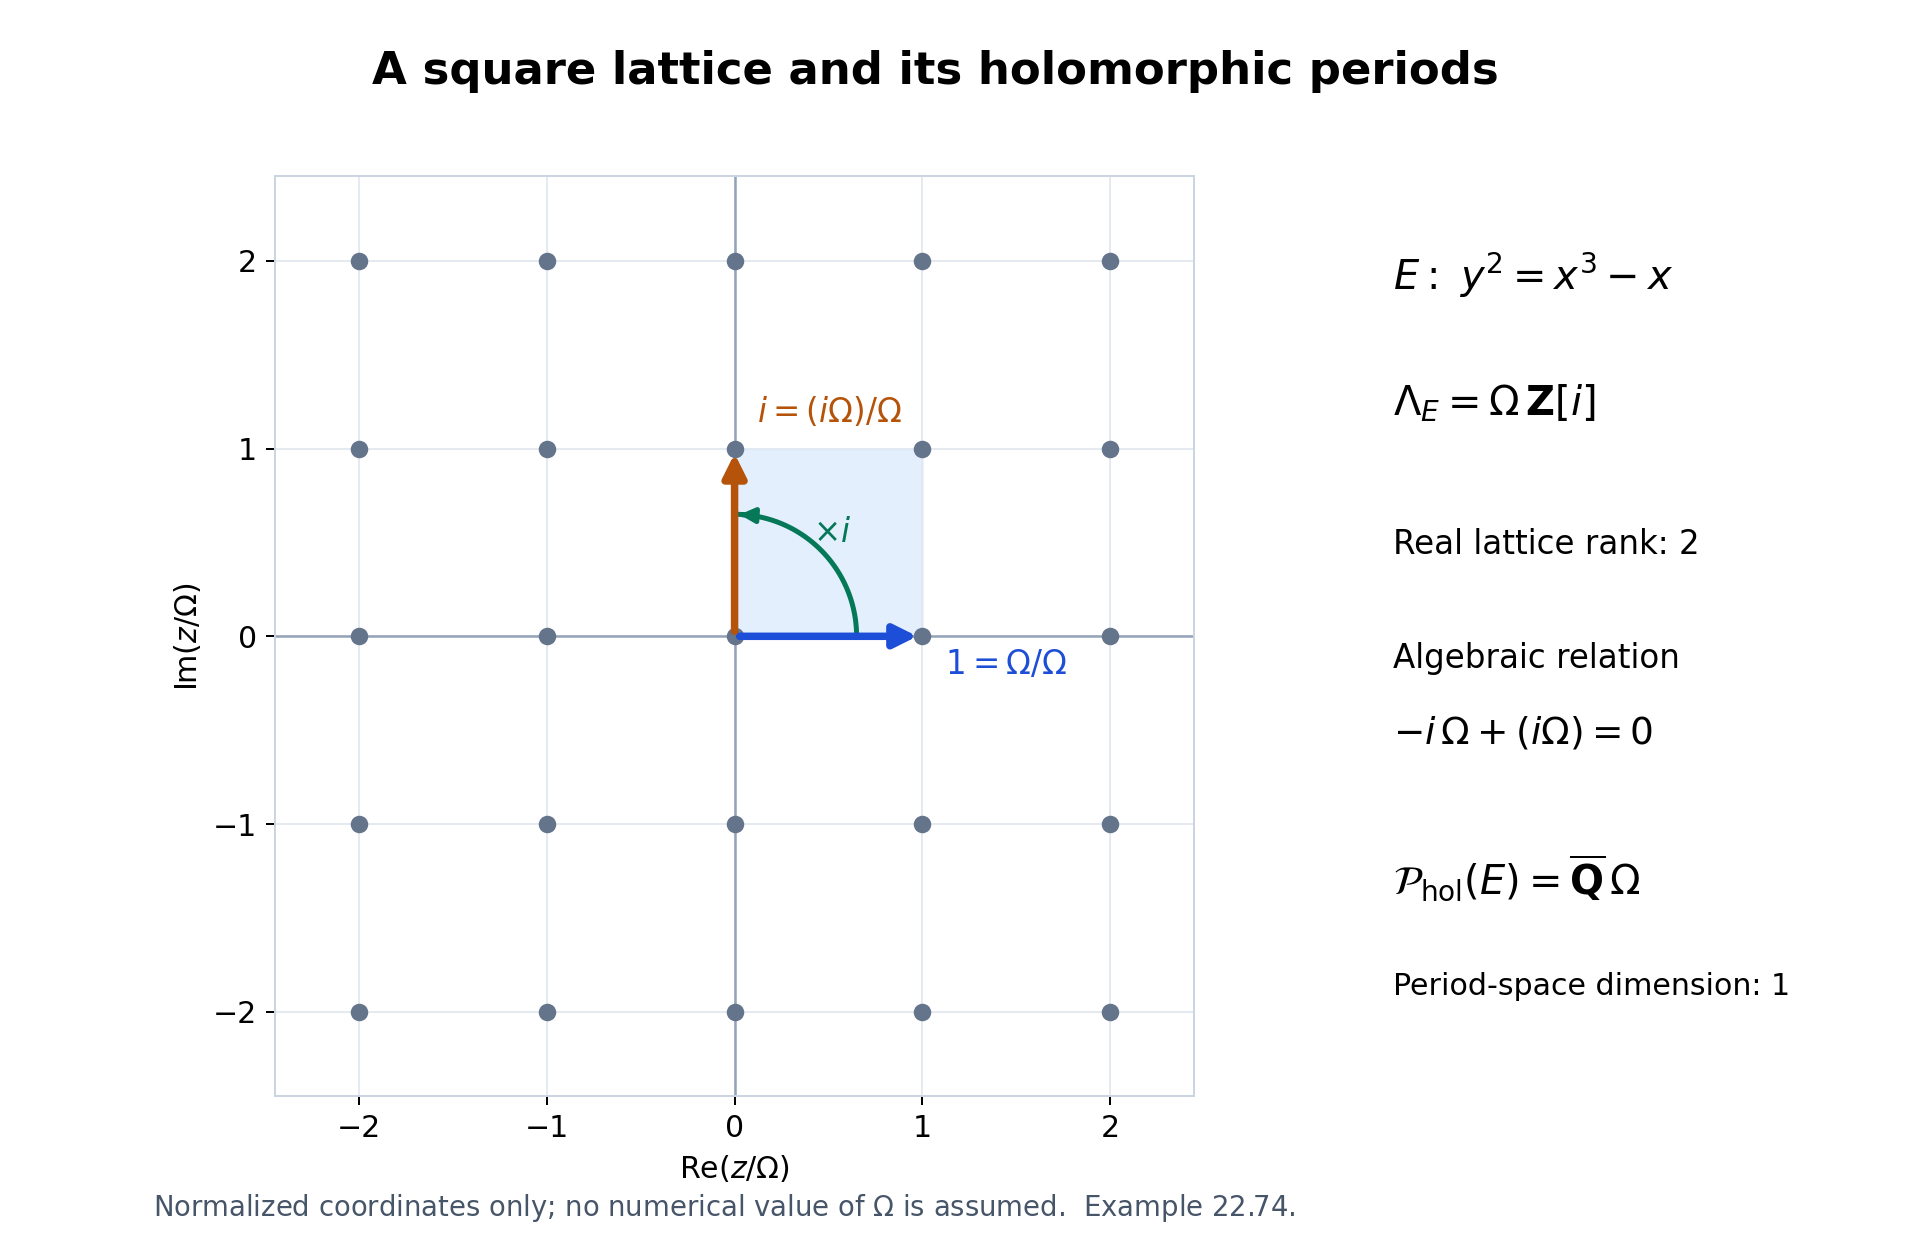

This figure's Python source:
"""Figure 22.5: exact normalized lattice for y^2=x^3-x (Example 22.74)."""
from pathlib import Path
import matplotlib
matplotlib.use("Agg")
import matplotlib.pyplot as plt
import numpy as np

plt.rcParams.update({"font.family": "DejaVu Sans", "font.size": 12,
                     "mathtext.fontset": "dejavusans"})
fig, ax = plt.subplots(figsize=(10.6, 7.0), facecolor="white")
fig.subplots_adjust(left=0.08, right=0.69, bottom=0.13, top=0.86)
xy = [(a, b) for a in range(-2, 3) for b in range(-2, 3)]
ax.scatter(*zip(*xy), s=36, color="#64748b", zorder=3)
ax.axhline(0, color="#94a3b8", lw=1)
ax.axvline(0, color="#94a3b8", lw=1)
ax.fill([0, 1, 1, 0], [0, 0, 1, 1], color="#dbeafe", alpha=.75)
for endpoint, color in [((1, 0), "#1d4ed8"), ((0, 1), "#b45309")]:
    ax.annotate("", endpoint, (0, 0),
                arrowprops={"arrowstyle": "-|>", "lw": 3, "color": color,
                            "mutation_scale": 19}, zorder=5)
ax.text(1.12, -.2, r"$1=\Omega/\Omega$", color="#1d4ed8", fontsize=13)
ax.text(.12, 1.14, r"$i=(i\Omega)/\Omega$", color="#b45309", fontsize=13)
theta = np.linspace(0, np.pi/2, 120)
ax.plot(.65*np.cos(theta), .65*np.sin(theta), color="#047857", lw=2)
ax.annotate("", (0, .65), (.07, .646),
            arrowprops={"arrowstyle": "-|>", "color": "#047857", "lw": 2})
ax.text(.42, .5, r"$\times i$", color="#047857", fontsize=13)
ax.set(xlim=(-2.45, 2.45), ylim=(-2.45, 2.45), aspect="equal",
       xticks=range(-2, 3), yticks=range(-2, 3),
       xlabel=r"$\operatorname{Re}(z/\Omega)$",
       ylabel=r"$\operatorname{Im}(z/\Omega)$")
ax.grid(color="#e2e8f0", lw=.7)
for spine in ax.spines.values():
    spine.set_color("#cbd5e1")
fig.suptitle("A square lattice and its holomorphic periods",
             x=.49, y=.96, fontsize=18, weight="bold")
fig.text(.73, .77, r"$E:\ y^2=x^3-x$", fontsize=16)
fig.text(.73, .67, r"$\Lambda_E=\Omega\,\mathbf{Z}[i]$", fontsize=16)
fig.text(.73, .56, "Real lattice rank: 2", fontsize=13)
fig.text(.73, .47, "Algebraic relation", fontsize=13)
fig.text(.73, .41, r"$-i\,\Omega+(i\Omega)=0$", fontsize=15)
fig.text(.73, .29, r"$\mathcal{P}_{\rm hol}(E)"
                      r"=\overline{\mathbf{Q}}\,\Omega$", fontsize=16)
fig.text(.73, .21, "Period-space dimension: 1", fontsize=12)
fig.text(.08, .035, "Normalized coordinates only; no numerical value of "
                   r"$\Omega$ is assumed.  Example 22.74.", fontsize=11,
         color="#475569")
dest = Path(__file__).with_suffix(".png")
fig.savefig(dest, dpi=180, facecolor="white")
plt.close(fig)
print(dest)
